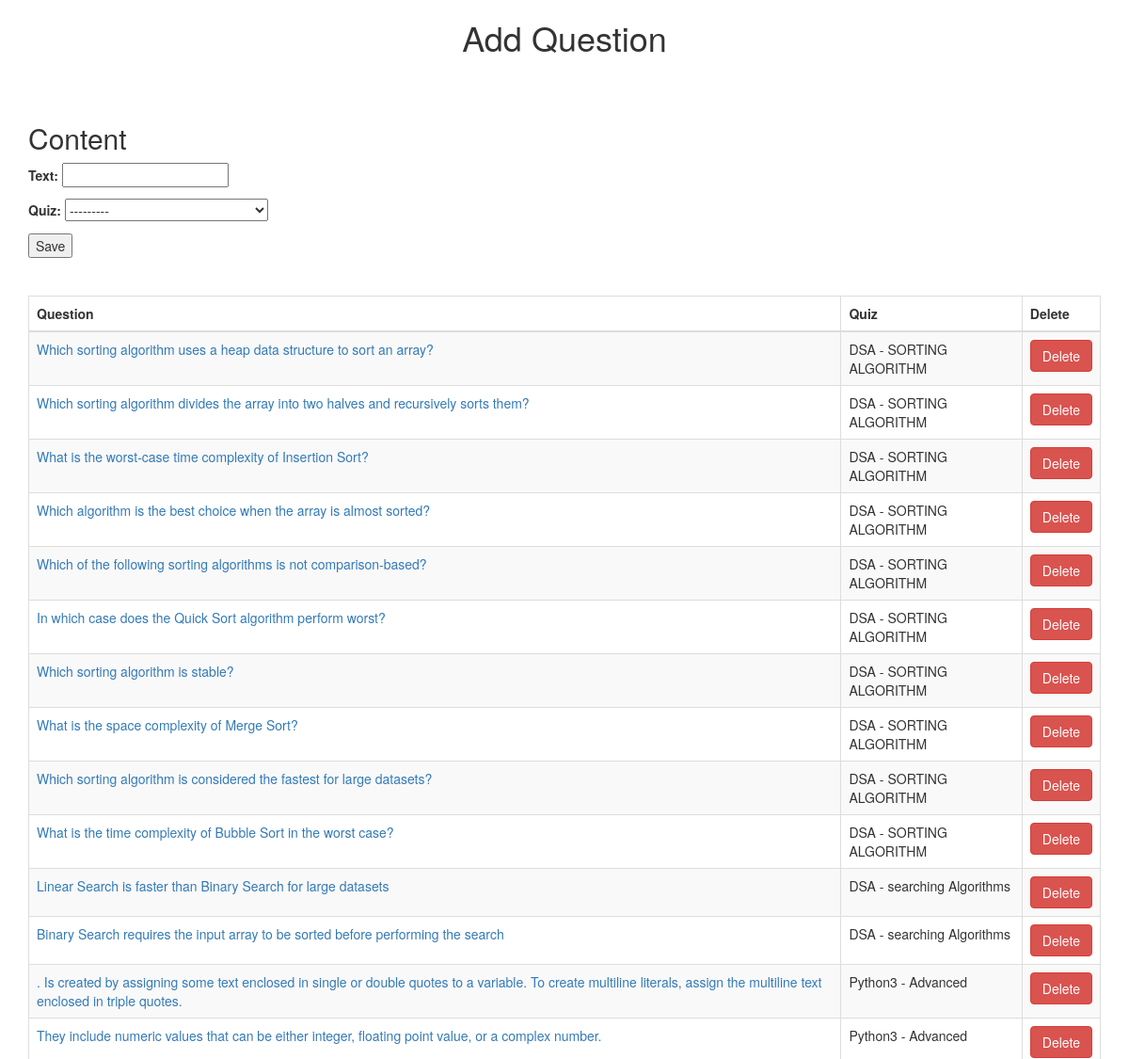
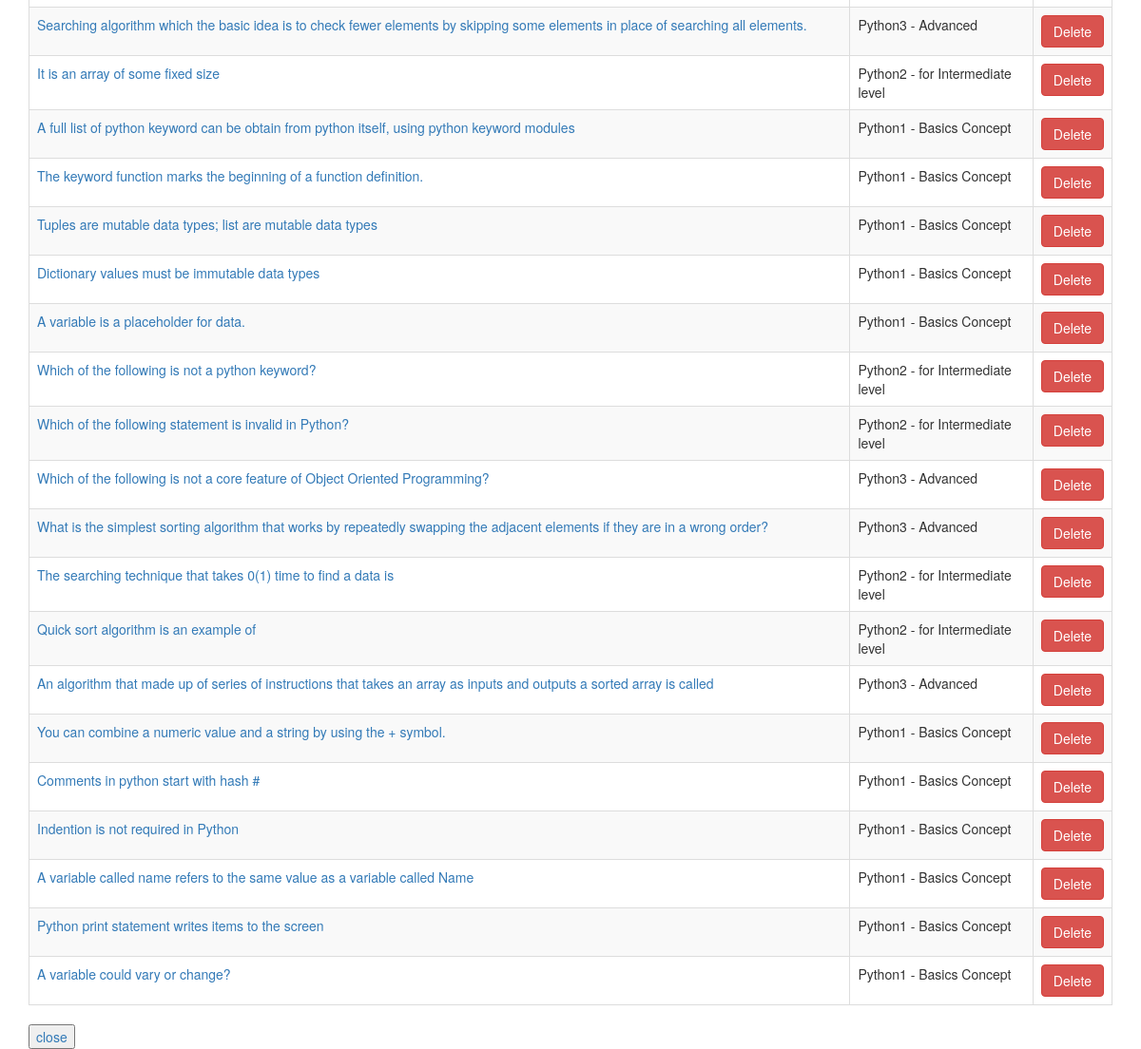
The app's page /add_question/ (signed in) with its own data (2 pictures, top to bottom).
### questions/models.py (models this page shows, shortened)
class Question(models.Model):
	text = models.CharField(max_length=200)
	quiz = models.ForeignKey(Quiz, on_delete = models.CASCADE)
	created = models.DateTimeField(auto_now_add = True)

### quizez/models.py (models this page shows, shortened)
class Quiz(models.Model):
    name = models.CharField(max_length=200)
    topic = models.CharField(max_length=200)
    number_of_questions = models.IntegerField()
    time = models.IntegerField(help_text="Duration of quiz in minutes")
    required_score_to_pass = models.IntegerField(
        help_text="Required Score to pass")
    difficulty = models.CharField(
        max_length=12, choices=DIFF_CHOICES, default="Select")
    def __str__(self):
        return f"{self.name} - {self.topic}"
    class Meta:
        verbose_name_plural = 'Quizes'

### quizez/views.py (the view)
# urls.py: path('add_question/', views.add_question, name='add_question'),
@login_required
def add_question(request):
    questions = Question.objects.all()
    questions = Question.objects.filter().order_by('-id')
    if request.method == "POST":
        form = QuestionForm(request.POST)
        if form.is_valid():
            form.save()
            return render(request, "quizez/add_question.html")
    else:
        form = QuestionForm()
    return render(request, "quizez/add_question.html", {'form': form, 'questions': questions})

### quizez/forms.py
class QuestionForm(forms.ModelForm):
    class Meta:
        model = Question
        fields = ('text', 'quiz')

### quizez/templates/quizez/add_question.html (shortened to what this page needs)
<!DOCTYPE html>
<html lang="en">
<head>
  <link rel="stylesheet" href="https://maxcdn.bootstrapcdn.com/bootstrap/3.4.1/css/bootstrap.min.css">
  <h1 class="text-center"> {% block title %} Add Question {% endblock %}</h1>
  {% block body %}
  <br>
  <br>
  <div class="container mt-4">
    <form action="/add_question/" method="POST"> {% csrf_token %}
      <h2>Content</h2>
      {{ form.as_p }}
      <button type="submit">Save</button>
    </form>
</head>
<br>
<table class="table">
  <table id="dtVerticalScrollExample" class="table table-striped table-bordered table-sm" cellspacing="0" width="100%">
    <thead>
      <tr>
        <th>Question</th>
        <th>Quiz</th>
        <th>Delete</th>
      </tr>
    </thead>
    {% for question in questions %}
    <tr>
      <td><a href="/add_options/{{question.id}}/">{{question.text}}</a></td>
      <td>{{question.quiz}}</td>
      <td><a href="/delete_question/{{question.id}}/" class="btn btn-danger">Delete</a></td>
    </tr>
    {% endfor %}
  </table>
  <div> <button><a href="/main">close</a></button></div>
  {% endblock %}

### records on screen
Question: text "Which sorting algorithm uses a heap data structure to sort an array?", quiz "DSA - SORTING ALGORITHM"
Question: text "Which sorting algorithm divides the array into two halves and recursively sorts them?", quiz "DSA - SORTING ALGORITHM"
Question: text "What is the worst-case time complexity of Insertion Sort?", quiz "DSA - SORTING ALGORITHM"
Question: text "Which algorithm is the best choice when the array is almost sorted?", quiz "DSA - SORTING ALGORITHM"
Question: text "Which of the following sorting algorithms is not comparison-based?", quiz "DSA - SORTING ALGORITHM"
Question: text "In which case does the Quick Sort algorithm perform worst?", quiz "DSA - SORTING ALGORITHM"
Question: text "Which sorting algorithm is stable?", quiz "DSA - SORTING ALGORITHM"
Question: text "What is the space complexity of Merge Sort?", quiz "DSA - SORTING ALGORITHM"
Question: text "Which sorting algorithm is considered the fastest for large datasets?", quiz "DSA - SORTING ALGORITHM"
Question: text "What is the time complexity of Bubble Sort in the worst case?", quiz "DSA - SORTING ALGORITHM"
Question: text "Linear Search is faster than Binary Search for large datasets", quiz "DSA - searching Algorithms"
Question: text "Binary Search requires the input array to be sorted before performing the search", quiz "DSA - searching Algorithms"
Question: text ". Is created by assigning some text enclosed in single or double quotes to a variable. To create multiline literals, assign the multiline text enclosed in triple quotes.", quiz "Python3 - Advanced"
Question: text "They include numeric values that can be either integer, floating point value, or a complex number.", quiz "Python3 - Advanced"
Question: text "Searching algorithm which the basic idea is to check fewer elements by skipping some elements in place of searching all elements.", quiz "Python3 - Advanced"
Question: text "It is an array of some fixed size", quiz "Python2 - for Intermediate level"
Question: text "A full list of python keyword can be obtain from python itself, using python keyword modules", quiz "Python1 - Basics Concept"
Question: text "The keyword function marks the beginning of a function definition.", quiz "Python1 - Basics Concept"
Question: text "Tuples are mutable data types; list are mutable data types", quiz "Python1 - Basics Concept"
Question: text "Dictionary values must be immutable data types", quiz "Python1 - Basics Concept"
Question: text "A variable is a placeholder for data.", quiz "Python1 - Basics Concept"
Question: text "Which of the following is not a python keyword?", quiz "Python2 - for Intermediate level"
Question: text "Which of the following statement is invalid in Python?", quiz "Python2 - for Intermediate level"
Question: text "Which of the following is not a core feature of Object Oriented Programming?", quiz "Python3 - Advanced"
Question: text "What is the simplest sorting algorithm that works by repeatedly swapping the adjacent elements if they are in a wrong order?", quiz "Python3 - Advanced"
Question: text "The searching technique that takes 0(1) time to find a data is", quiz "Python2 - for Intermediate level"
Question: text "Quick sort algorithm is an example of", quiz "Python2 - for Intermediate level"
Question: text "An algorithm that made up of series of instructions that takes an array as inputs and outputs a sorted array is called", quiz "Python3 - Advanced"
Question: text "You can combine a numeric value and a string by using the + symbol.", quiz "Python1 - Basics Concept"
Question: text "Comments in python start with hash #", quiz "Python1 - Basics Concept"
Question: text "Indention is not required in Python", quiz "Python1 - Basics Concept"
Question: text "A variable called name refers to the same value as a variable called Name", quiz "Python1 - Basics Concept"
Question: text "Python print statement writes items to the screen", quiz "Python1 - Basics Concept"
Question: text "A variable could vary or change?", quiz "Python1 - Basics Concept"
